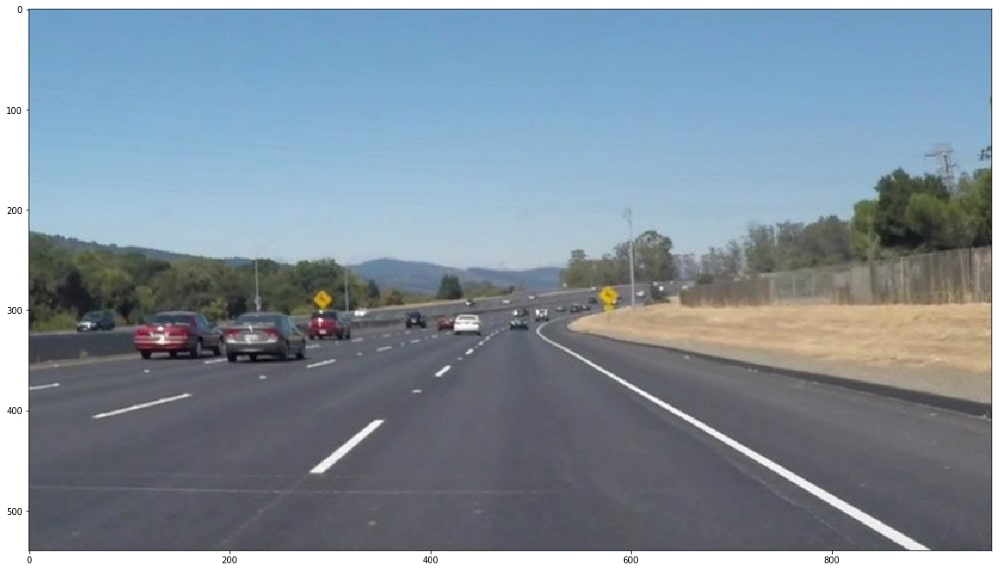
#> input picture week3/lane_detection/images/road_lane.jpg, 1000 x 571 px
$ jupyter execute --allow-errors 'Lane Detection With OpenCV.ipynb'
#> lines starting #> are read from the running program, lines starting #| are printed output that depends on the picture; after the words box and inside, x2 and y2 are one past the last pixel; in counts of white or black regions, pixels touching at a corner belong together
### In this notebook we will implement Simple Lane Detection on video file. This problem is used in self-driving cars. And it is the essence of computer vision.

### Solving an Easier Problem

First of all, one obvious way to make the problem easier is to work out our solution for a single image. A video is, after all, just a series of images. We can then move on to running our pipeline on an input video frame-by-frame as a final solution to the original problem of processing an entire video for lane detection.
For example, let’s take the single image frame below.

In the above image, the lane markers are obvious to any human observer. We perform processing of this image intuitively, and after being trained to drive a human can detect the lane in which the vehicle appears to be moving. Humans also effortlessly identify many other objects in the scene, such as the other vehicles, the embankment near the right shoulder, some road signs alongside the road, and even the mountains visible on the horizon. While many of these objects are complex in visual structure, it could be said that the lane markers are actually some of the simplest structures in the image!

Pre-existing knowledge of driving gives us certain assumptions about the properties and structure of a lane, further simplifying the problem. One obvious assumption is that the lane is oriented to be parallel with the direction of movement. This being the case, the lines denoting the lane will tend to extend from the foreground of an image into the background along paths that are angled slightly inwards. We can also assume that the lines will never quite reach the horizon, either disappearing with distance or being obscured by some other image feature along the way.

One very simple filter on the image could be to crop out all of the areas which we believe will never contain information about the lane markers. We’ll kick off our project by writing the code necessary to do a simple crop of the region of interest.

### Cropping to a Region of Interest

#### Loading an Image into Memory

[cell 1]
import matplotlib.pyplot as plt
import matplotlib.image as mpimg
# reading in an image
image = mpimg.imread('images/road_lane.jpg')
#> image is the input picture: shape (571, 1000, 3); mean R, G, B 129.3, 143.7, 156.1
# printing out some stats and plotting the image
print('This image is:', type(image), 'with dimensions:', image.shape)
#| This image is: <class 'numpy.ndarray'> with dimensions: (571, 1000, 3)
plt.imshow(image)
plt.show()

#### Defining the Region of Interest

If you have worked with computer graphics before (or even if you paid close attention to the plotted image above!), you realize that the point (0, 0) (the origin) is actually in the upper left corner of the image. This is not exactly intuitive for most people, because general mathematics education tends to only show coordinate systems starting with the origin in the bottom left corner. That being said, this will not cause a lot of complications at this stage aside from the fact that the y coordinates of our region of interest will be specified by their distance from the top of the image rather than from the bottom.

We want a region of interest that fully contains the lane lines. One simple shape that will achieve this goal is a triangle that begins at the bottom left corner of the image, proceeds to the center of the image at the horizon, and then follows another edge to the bottom right corner of the image. Those vertices are defined as follows:

[cell 2]
height, width = image.shape[0], image.shape[1]

region_of_interest_vertices = [
    (0, height),
    (width / 2, height / 2),
    (width, height),
]

#### Cropping the Region of Interest

[cell 3]
import numpy as np
import cv2
def region_of_interest(img, vertices):
    # Define a blank matrix that matches the image height/width.
    mask = np.zeros_like(img)
    # Retrieve the number of color channels of the image.
    channel_count = img.shape[2]
    # Create a match color with the same color channel counts.
    match_mask_color = (255,) * channel_count

    # Fill inside the polygon
    cv2.fillPoly(mask, vertices, match_mask_color)

    # Returning the image only where mask pixels match
    masked_image = cv2.bitwise_and(img, mask)
    return masked_image

[cell 4]
import matplotlib.pyplot as plt
import matplotlib.image as mpimg
region_of_interest_vertices = [
    (0, height),
    (width / 2, height / 2),
    (width, height),
]
image = mpimg.imread('images/road_lane.jpg')
cropped_image = region_of_interest(
    image,
    np.array([region_of_interest_vertices], np.int32),
)
#> in region_of_interest, `cv2.fillPoly(mask, vertices, match_mask_color)`:
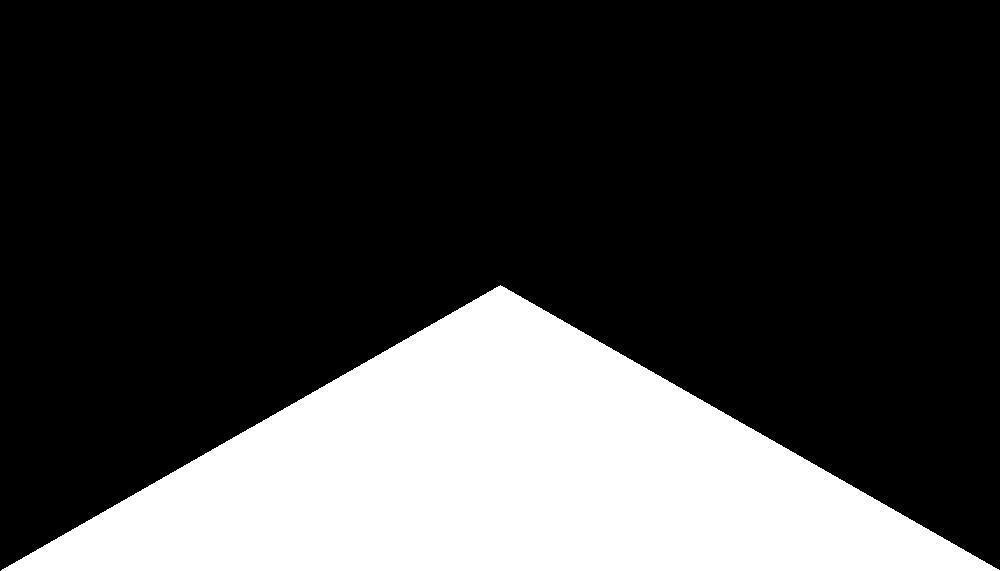
#> mask: shape (571, 1000, 3); 25.1% white; 1 white region, box (x1, y1, x2, y2) and area: (1, 285, 1000, 571) 143214
#> in region_of_interest, `masked_image = cv2.bitwise_and(img, mask)`:
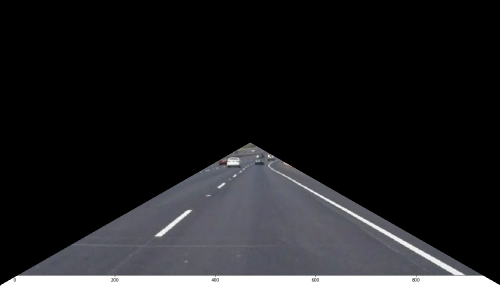
#> masked_image: shape (571, 1000, 3) (shown at 1/2 size); mean R, G, B 29.3, 29.4, 31.4
plt.figure()
plt.imshow(cropped_image)
plt.show()

#### Detecting Edges in the Cropped Image

The next part of our pipeline will be detecting shape edges in the remaining (cropped) image data.

It is fairly intuitive to conclude that edges are simply the areas of an image where the color values change very quickly. Therefore, detecting edges in an image becomes a mathematics problem of detecting any area where a pixel is a mismatch in color to all of its neighbors.

**Canny Edge Detection** essentially detects areas of the image that have a strong gradient in the image’s color function. Canny also adds a pair of intensity threshold parameters which indicate generally how strong an edge must be to be detected.

#### Grayscale Conversion and Canny Edge Detection

We don’t actually care about the colors of the picture at all, just the differences between their intensity values. In order to make the edge detection process simpler, we can convert the image into grayscale. This will remove color information and replace it with a single intensity value for each pixel of the image. Now our solution is to use Canny Edge Detection to find areas of the image that rapidly change over the intensity value.

[cell 5]
import matplotlib.pyplot as plt
import matplotlib.image as mpimg
import numpy as np
import cv2
import math
def region_of_interest(img, vertices):
    mask = np.zeros_like(img)
    channel_count = img.shape[2]
    match_mask_color = (255,) * channel_count
    cv2.fillPoly(mask, vertices, match_mask_color)
    masked_image = cv2.bitwise_and(img, mask)
    return masked_image
region_of_interest_vertices = [
    (0, height),
    (width / 2, height / 2),
    (width, height),
]
image = mpimg.imread('images/road_lane.jpg')
cropped_image = region_of_interest(
    image,
    np.array([region_of_interest_vertices], np.int32),
)
plt.figure()
plt.imshow(cropped_image)
# Convert to grayscale here.
gray_image = cv2.cvtColor(cropped_image, cv2.COLOR_RGB2GRAY)
# Call Canny Edge Detection here.
cannyed_image = cv2.Canny(gray_image, 100, 200)
#> cannyed_image: shape (571, 1000); 0.77% white in thin lines or dots, all inside (x1, y1, x2, y2) = (1, 285, 1000, 571)
plt.figure()
plt.imshow(cannyed_image)
plt.show()

We did it!, the image now contains only the single pixels which are indicative of an edge. But there’s a problem… We accidentally detected the edges of our cropped region of interest!

Not to worry, we can fix this problem by simply place the region of interest cropping after the Canny process in our pipeline. We also need to adjust the region of interest utility function to account for the fact that our image is now grayscale:

[cell 6]
def region_of_interest(img, vertices):
    mask = np.zeros_like(img)
    match_mask_color = 255 # <-- This line altered for grayscale.

    cv2.fillPoly(mask, vertices, match_mask_color)
    masked_image = cv2.bitwise_and(img, mask)
    return masked_image

region_of_interest_vertices = [
    (0, height),
    (width / 2, height / 2),
    (width, height),
]

image = mpimg.imread('images/road_lane.jpg')
plt.figure()
plt.imshow(image)
plt.show()
gray_image = cv2.cvtColor(image, cv2.COLOR_RGB2GRAY)
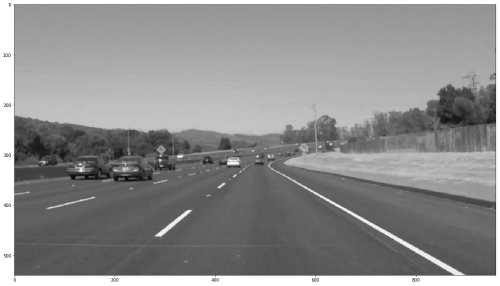
#> gray_image: shape (571, 1000) (shown at 1/2 size); min 0, max 255, mean 140.8
cannyed_image = cv2.Canny(gray_image, 100, 200)
#> cannyed_image: shape (571, 1000); 2.4% white in thin lines or dots
# Moved the cropping operation to the end of the pipeline.
cropped_image = region_of_interest(
    cannyed_image,
    np.array([region_of_interest_vertices], np.int32)
)
plt.figure()
plt.imshow(cropped_image)
plt.show()

#### Generating Lines from Edge Pixels

If we pay close attention to a region that appears to be a line, we find that the edge pixels have something in common. We can imagine all the possible lines that pass through each pixel, but the points share only a few lines in common. These common lines can be thought of as candidates for the actual line (if it exists) that passes through all of the nearby edge pixels.

The main concept we will be using here is called a **Hough Transform**. Using a Hough Transform, we will transform all of our edge pixels into a different mathematical form. Once the transformation is complete, each edge pixel in “Image Space” will have become a line or curve in “Hough Space”. In Hough Space, each line represents a point from Image Space, and each point represents a line from Image Space.

#### Using Hough Transforms to Detect Lines

[cell 7]
# image = mpimg.imread('solidWhiteCurve.jpg')
gray_image = cv2.cvtColor(image, cv2.COLOR_RGB2GRAY)
cannyed_image = cv2.Canny(gray_image, 200, 300)
#> cannyed_image: shape (571, 1000); 1.5% white in thin lines or dots
cropped_image = region_of_interest(
    cannyed_image,
    np.array(
        [region_of_interest_vertices],
        np.int32
    ),
)
#> in region_of_interest (call 2), `masked_image = cv2.bitwise_and(img, mask)`:
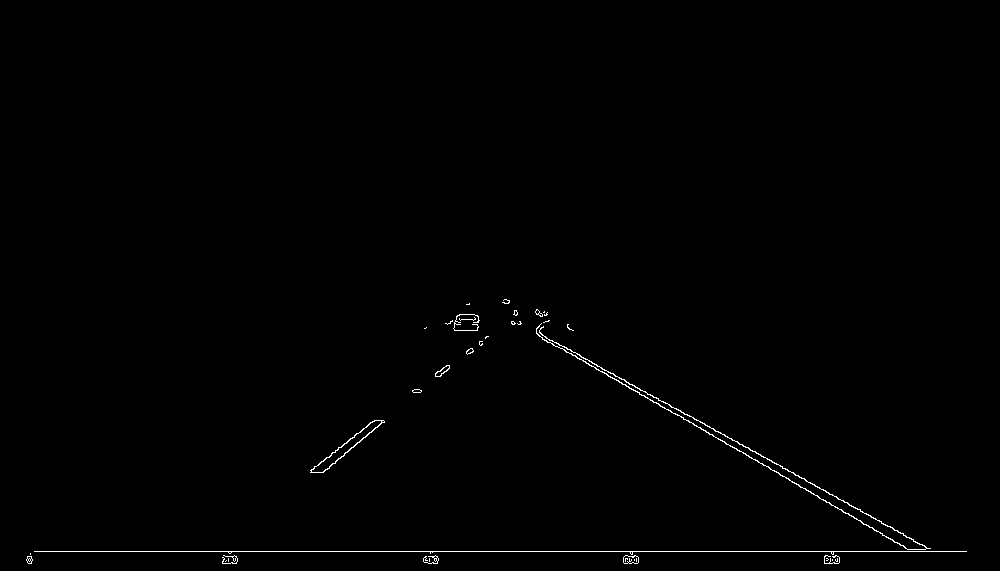
#> masked_image: shape (571, 1000); 0.53% white in thin lines or dots, all inside (x1, y1, x2, y2) = (26, 299, 967, 564)
lines = cv2.HoughLinesP(
    cropped_image,
    rho=6,
    theta=np.pi / 60,
    threshold=160,
    lines=np.array([]),
    minLineLength=40,
    maxLineGap=25
)
#> lines = [[34, 551, 966, 551], [520, 321, 647, 394], [519, 324, 910, 549], [825, 490, 926, 548], [860, 509, 928, 548], [761, 456, 805, 479], [671, 407, 737, 441], [418, 392, 488, 336], [343, 456, 383, 420]]
print(lines)
#| [[[ 34 551 966 551]]
#|  [[520 321 647 394]]
#|  [[519 324 910 549]]
#|  [[825 490 926 548]]
#|  [[860 509 928 548]]
#|  [[761 456 805 479]]
#> (further printed lines are left out)

Each line is represented by four numbers, which are the two endpoints of the detected line segment, like so [x1, y1, x2, y2]

#### Rendering Detected Hough Lines as an Overlay

The last thing we will do with line detection is render the detected lines back onto the image itself, to give us a sense of the real features in the scene which are being detected. For this rendering, we’ll need to write another utility function:

[cell 8]
def draw_lines(img, lines, color=[255, 0, 0], thickness=3):
    # If there are no lines to draw, exit.
    if lines is None:
        return
    # Make a copy of the original image.
    img = np.copy(img)
    # Create a blank image that matches the original in size.
    line_img = np.zeros(
        (
            img.shape[0],
            img.shape[1],
            3
        ),
        dtype=np.uint8,
    )
    # Loop over all lines and draw them on the blank image.
    for line in lines:
        for x1, y1, x2, y2 in line:
            cv2.line(line_img, (int(x1), int(y1)), (int(x2), int(y2)), color, thickness)
    # Merge the image with the lines onto the original.
    img = cv2.addWeighted(img, 0.8, line_img, 1.0, 0.0)
    # Return the modified image.
    return img

[cell 9]
plt.figure()
plt.imshow(image)
plt.show()
gray_image = cv2.cvtColor(image, cv2.COLOR_RGB2GRAY)
cannyed_image = cv2.Canny(gray_image, 100, 200)
cropped_image = region_of_interest(
    cannyed_image,
    np.array(
        [region_of_interest_vertices],
        np.int32
    ),
)
lines = cv2.HoughLinesP(
    cropped_image,
    rho=6,
    theta=np.pi / 60,
    threshold=160,
    lines=np.array([]),
    minLineLength=40,
    maxLineGap=25
)
#> lines = [[34, 551, 966, 551], [514, 321, 910, 549], [804, 478, 926, 548], [417, 392, 514, 313], [737, 441, 849, 505], [418, 392, 517, 312], [511, 322, 634, 385], [321, 472, 384, 421], [613, 373, 694, 419], [687, 414, 782, 468], [420, 390, 529, 311]]
line_image = draw_lines(image, lines) # <---- Add this call.
#> the loop in draw_lines, `for line in lines:` made 11 passes
#> after the loop in draw_lines, `for line in lines:`:
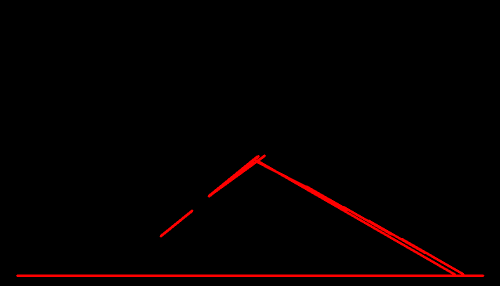
#> line_img: shape (571, 1000, 3) (shown at 1/2 size); mean of channels 0, 1, 2 4.7, 0, 0; drawn as R, G, B
#> in draw_lines, `img = cv2.addWeighted(img, 0.8, line_img, 1.0, 0.0)`:
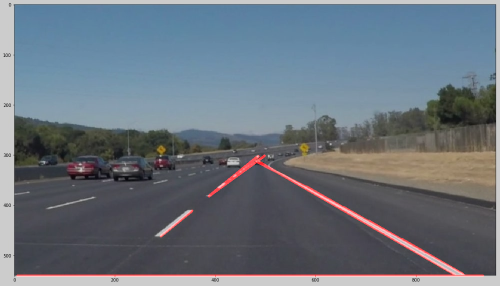
#> img: shape (571, 1000, 3) (shown at 1/2 size); mean R, G, B 105.7, 115, 124.9
plt.figure()
plt.imshow(line_image)
plt.show()

Awesome! Now we have a copy of the original with the detected lines rendered as an overlay. This is very cool, but we want to distinguish the left and right lane lines independently and show a single line for each. In the next section, we’ll create a single line for each group of detected lane markings.

#### Creating a Single Left and Right Lane Line

The final step in our pipeline will be to create only one line for each of the groups of lines we found in the last step. This can be done by fitting a simple linear model to the various endpoints of the line segments in each group, then rendering a single overlay line on that linear model.

#### Grouping the Lines into Left and Right Groups

First, though, we need to determine which lines are in the left group, and which are in the right group.

Most importantly, the direction of a line’s slope describes whether the line is moving up or down as you travel along the line from left to right. A line with negative slope is said to be traveling downwards, while a line with positive slope is said to be traveling upwards. This is how slope direction works in normal coordinate systems where the origin is at the bottom left corner. In our coordinate system, however, the origin is in the top left corner, and so our slope directions will be reversed, with negative slopes traveling upwards and positive slopes traveling downwards.

In our images, the left lane markings all have a negative slope, meaning the lines travel upwards towards the horizon as we move from left to right along the lines. On the other hand, all of our right lane markings have a positive slope, traveling downwards towards the bottom of the image as we move along them from left to right. This will be the distinction we use to group the left and right lines.

[cell 10]
left_line_x = []
left_line_y = []
right_line_x = []
right_line_y = []
for line in lines:
    for x1, y1, x2, y2 in line:
        slope = (y2 - y1) / (x2 - x1) # <-- Calculating the slope.
        if math.fabs(slope) < 0.5: # <-- Only consider extreme slope
            continue
        if slope <= 0: # <-- If the slope is negative, left group.
            left_line_x.extend([x1, x2])
            left_line_y.extend([y1, y2])
        else: # <-- Otherwise, right group.
            right_line_x.extend([x1, x2])
            right_line_y.extend([y1, y2])
#> this loop made 11 passes
#> after the loop, left_line_x = [417, 514, 418, 517, 321, 384, 420, 529]; left_line_y = [392, 313, 392, 312, 472, 421, 390, 311]; right_line_x = [514, 910, 804, 926, 737, 849, 511, 634, 613, 694, 687, 782]; right_line_y = [321, 549, 478, 548, 441, 505, 322, 385, 373, 419, 414, 468]

In order to find the correct x values for the top and bottom points of each line, we can develop two functions f(y) = x that define the left and right lines. Then we can feed the two common y values into the functions to find the x values that complete our endpoint coordinates. This function needs to be a linear fit to the coordinates in each group in order to average our detected lines, and fortunately numpy provides some functions to do it!

The **polyfit** and **poly1d** operations can generate a linear function that match the two given spaces (x and y) for each group.

[cell 11]
min_y = image.shape[0] * (3 / 5) # <-- Just below the horizon
max_y = image.shape[0] # <-- The bottom of the image

[cell 12]
poly_left = np.poly1d(np.polyfit(
    left_line_y,
    left_line_x,
    deg=1
))
left_x_start = int(poly_left(max_y))
#> left_x_start = 195
left_x_end = int(poly_left(min_y))
#> left_x_end = 481
poly_right = np.poly1d(np.polyfit(
    right_line_y,
    right_line_x,
    deg=1
))
right_x_start = int(poly_right(max_y))
#> right_x_start = 964
right_x_end = int(poly_right(min_y))
#> right_x_end = 556

Now we can use these lines as our input to the draw_lines function in our pipeline:

[cell 13]
plt.figure()
plt.imshow(image)
gray_image = cv2.cvtColor(image, cv2.COLOR_RGB2GRAY)
cannyed_image = cv2.Canny(gray_image, 100, 200)
cropped_image = region_of_interest(
    cannyed_image,
    np.array(
        [region_of_interest_vertices],
        np.int32
    ),
)
lines = cv2.HoughLinesP(
    cropped_image,
    rho=6,
    theta=np.pi / 60,
    threshold=160,
    lines=np.array([]),
    minLineLength=40,
    maxLineGap=25
)
left_line_x = []
left_line_y = []
right_line_x = []
right_line_y = []
for line in lines:
    for x1, y1, x2, y2 in line:
        slope = (y2 - y1) / (x2 - x1) # <-- Calculating the slope.
        if math.fabs(slope) < 0.5: # <-- Only consider extreme slope
            continue
        if slope <= 0: # <-- If the slope is negative, left group.
            left_line_x.extend([x1, x2])
            left_line_y.extend([y1, y2])
        else: # <-- Otherwise, right group.
            right_line_x.extend([x1, x2])
            right_line_y.extend([y1, y2])
min_y = image.shape[0] * (3 / 5) # <-- Just below the horizon
max_y = image.shape[0] # <-- The bottom of the image
poly_left = np.poly1d(np.polyfit(
    left_line_y,
    left_line_x,
    deg=1
))
left_x_start = int(poly_left(max_y))
left_x_end = int(poly_left(min_y))
poly_right = np.poly1d(np.polyfit(
    right_line_y,
    right_line_x,
    deg=1
))
right_x_start = int(poly_right(max_y))
right_x_end = int(poly_right(min_y))
line_image = draw_lines(
    image,
    [[
        [left_x_start, max_y, left_x_end, min_y],
        [right_x_start, max_y, right_x_end, min_y],
    ]],
   thickness=5
)
#> call 2 of draw_lines, with thickness = 5
#> after the loop in draw_lines (call 2), `for line in lines:`:
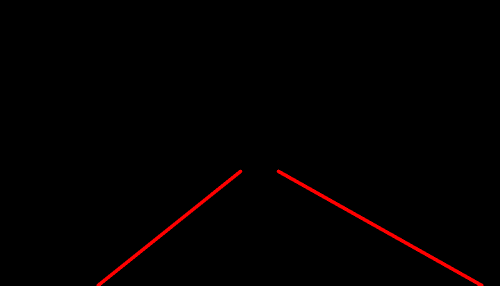
#> line_img: shape (571, 1000, 3) (shown at 1/2 size); mean of channels 0, 1, 2 2.6, 0, 0; drawn as R, G, B
#> in draw_lines (call 2), `img = cv2.addWeighted(img, 0.8, line_img, 1.0, 0.0)`:
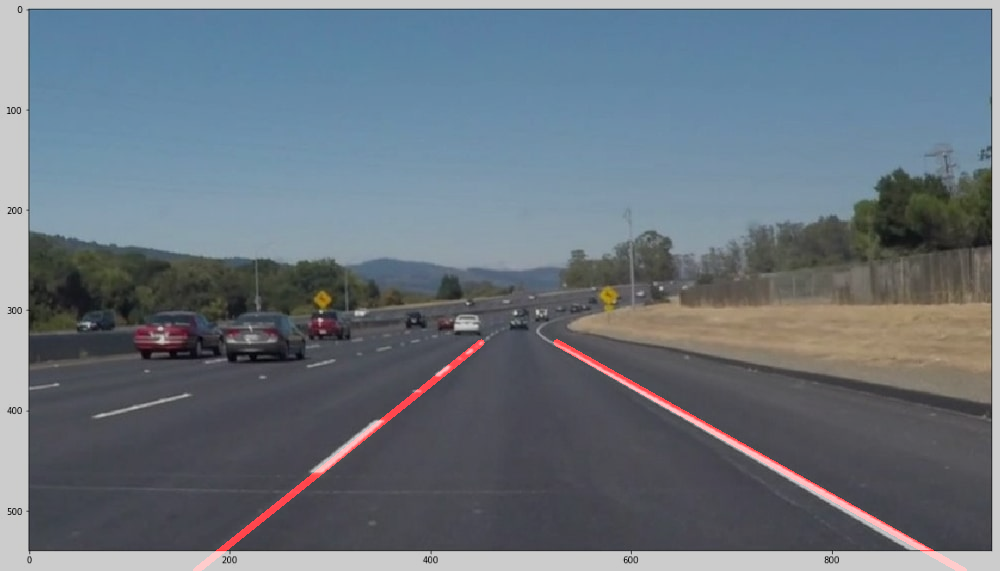
#> img: shape (571, 1000, 3); mean R, G, B 104.7, 115, 124.9
plt.figure()
plt.imshow(line_image)
plt.show()
